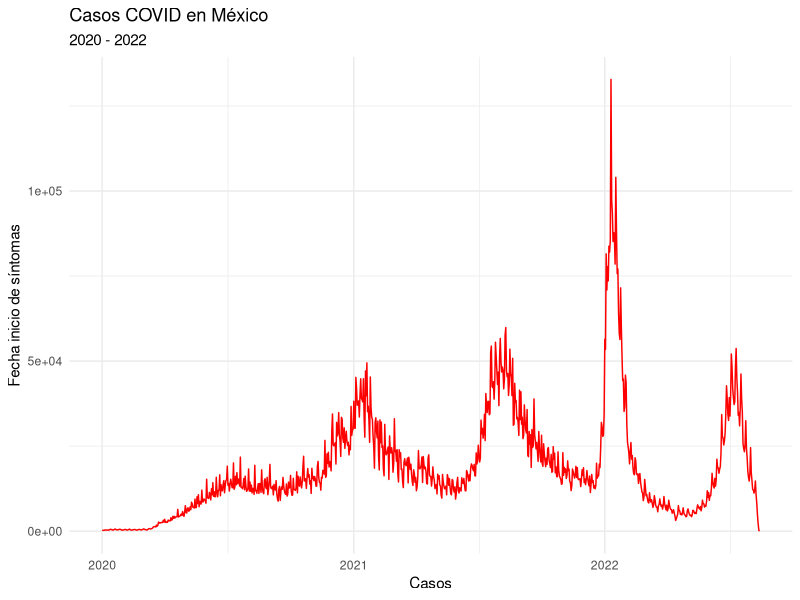

This chart was generated by the following R code:
## ---- chunk 1
# Omitiremos las warnings porque no queremos ensuciar nuestro reporte. Notemos que instalaremos y usaremos dos librerías nuevas.

# Instalamos librerías

#install.packages('kableExtra')

#install.packages('scales')

# Importamos librerías

library(tidyverse)

library(kableExtra)

library(scales)

# Leemos datos

df <- read_csv('data/casos_covid_agosto_2022.csv')

## ---- chunk 2
df %>% 
  arrange(desc(FECHA_SINTOMAS)) %>% 
  head(10)
## ---- chunk 3
ggplot(df, aes(x = FECHA_SINTOMAS, y = n))+

  geom_line(color="red")+

  labs(

    title = 'Casos COVID en México',

    subtitle = '2020 - 2022',

    x = 'Casos',

    y = 'Fecha inicio de síntomas'

  ) +

  theme_minimal()
